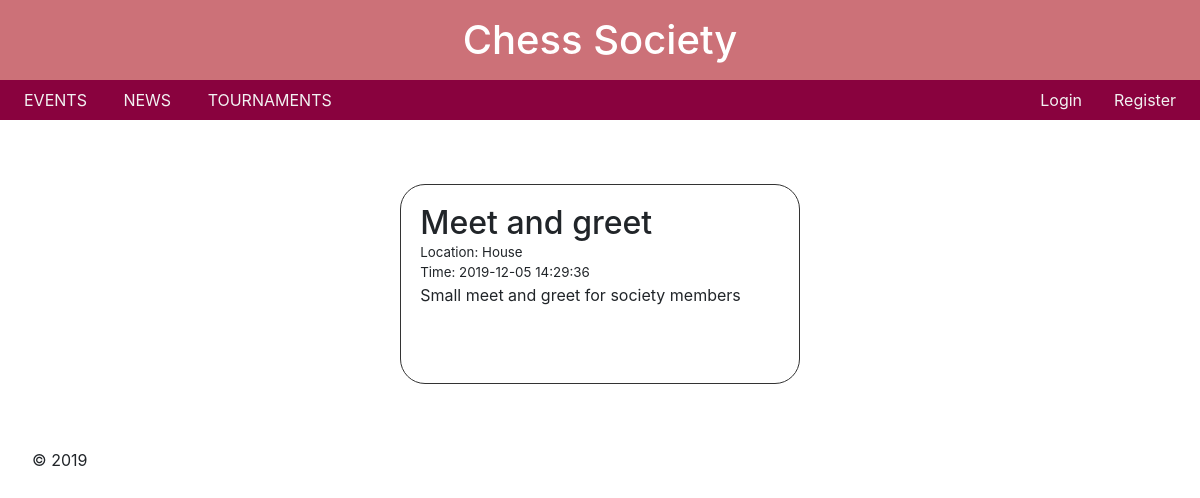
/events/index.php, run on an earlier commit of the app's database.
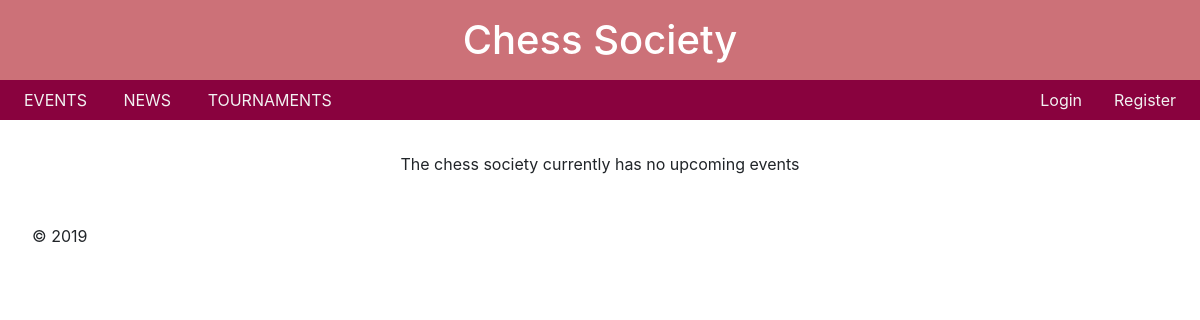
And on a later commit of the database.
### tables this page shows
CREATE TABLE event(
      id INTEGER PRIMARY KEY AUTO_INCREMENT,
      name VARCHAR(255) NOT NULL,
      description TEXT NOT NULL,
      time DATETIME NOT NULL,
      location VARCHAR(255) NOT NULL,
      available_from DATETIME,
      expires DATETIME
);

### private/db_functions.php (called while the page is built, shortened)
<?php
function get_events($options = [])
{
    global $link;
    $query = "SELECT * FROM event";
    if (isset($options['date']) && !is_officer())
    {
        $date = $options['date'];
        $query = $query . " WHERE available_from < '" . $date .
        "' AND expires > '" . $date . "'";
    }
    return mysqli_query($link, $query);
}
?>

### public/events/index.php (the view, shortened to what this page needs)
<html>
<head>
    <?php require_once("../../private/shared/chess_head.php") ?>
</head>
<body>
<?php include("../../private/shared/chess_header.php");
?>
<div class="content">
    <?php
    $date = date("Y-m-d H:i:s");
    $result_set = get_events(["date" => $date]);
    if (mysqli_num_rows($result_set)) {
        while ($event = mysqli_fetch_assoc($result_set)) {
            echo "<div class='content-item'>
                <h2>" . $event["name"] . "</h2>
                <span class='content-information'>Location: " . $event["location"] . "</span>
                <br/>";
            echo "<span class='content-information'>Time: " . $event["time"] . "</span>
                <p>" . $event["description"] . "</p>";
            echo "</div>";
        }
    } else {
        echo "<p>The chess society currently has no upcoming events </p>";
    }
    ?>
</div>
</body>
</html>
<?php include("../../private/shared/chess_footer.php"); ?>

### private/functions.php (shortened to what this page needs)
<?php
function require_bootstrap() {
    echo "<link rel=\"stylesheet\" href=\"https://stackpath.bootstrapcdn.com/bootstrap/4.4.1/css/bootstrap.min.css\" integrity=\"sha384-Vkoo8x4CGsO3+Hhxv8T/Q5PaXtkKtu6ug5TOeNV6gBiFeWPGFN9MuhOf23Q9Ifjh\" crossorigin=\"anonymous\">";
}
function is_officer() {
    return isset($_SESSION["is_officer"]) && $_SESSION["is_officer"] === 1;
}
function is_logged_in() {
    return isset($_SESSION["loggedin"]) && $_SESSION["loggedin"];
}
?>

### private/shared/chess_head.php
<?php require_bootstrap(); ?>
<link rel="stylesheet" href="../../public/stylesheets/content.css" type="text/css">

### private/shared/chess_header.php
<link rel="stylesheet" href="../../public/stylesheets/content.css" type="text/css">
<h1 class="header-title"><a href="../../public/">Chess Society</a></h1>
<nav class="header-nav">
    <div class="header-left-nav">
    <a class="header-link" href="../../public/events/index.php">EVENTS</a>
    <a class="header-link" href="../../public/news/index.php">NEWS</a>
    <a class="header-link" href="../../public/tournaments/index.php">TOURNAMENTS</a>
    </div>
    <div class="header-right-nav">
    <?php if (is_logged_in()) {
        if (is_officer()) {
            echo '<a class="header-link" href="../../public/admin/index.php">Admin page</a>';
        }
        echo '<a class="header-link" href="../../public/user/profile.php">My Profile</a>';
        echo '<a class="header-link" href="../../public/log_in/logout.php">Logout</a>';
    } else {
        echo '<a class="header-link" href="../../public/log_in/login.php">Login</a>';
        echo '<a class="header-link" href="../../public/log_in/register.php">Register</a>';
    }
    ?>
    </div>
</nav>

### private/shared/chess_footer.php (shortened to what this page needs)
<footer>
    <link rel="stylesheet" href="../../public/stylesheets/content.css" type="text/css">
    <?php echo "<p>&copy; " . date('Y') . "</p>"; ?>
</footer>
</body>
</html>

### public/stylesheets/content.css (style rules this page uses)
.content { padding: 2rem 0 0 0; display: flex; flex-direction: row; flex-wrap: wrap; justify-content: space-evenly; }
.header-title { text-align: center; background-color: #CC7178; padding: 1rem 0; margin: 0; }
.header-title a { color: white }
.header-nav { display: flex; background-color: #89023E; padding: 0.5rem; justify-content: space-between; }
.header-link { color: #f2f2f2; text-align: center; padding: 0.5rem 16px; }
footer { margin: 2rem; }
.content-item { border: #333333 solid 1px; border-radius: 25px; padding: 1.2rem; margin: 2rem 0; width: 400px; min-height: 200px; }
.content-information { font-size: smaller; }
h2 { margin-bottom: 0; }

What changed in the data, as far as the page shows it:
removed event: name "Meet and greet", location "House", time "2019-12-05 14:29:36", description "Small meet and greet for society members"
Also different on the page:
text now shown: "The chess society currently has no upcoming events"
